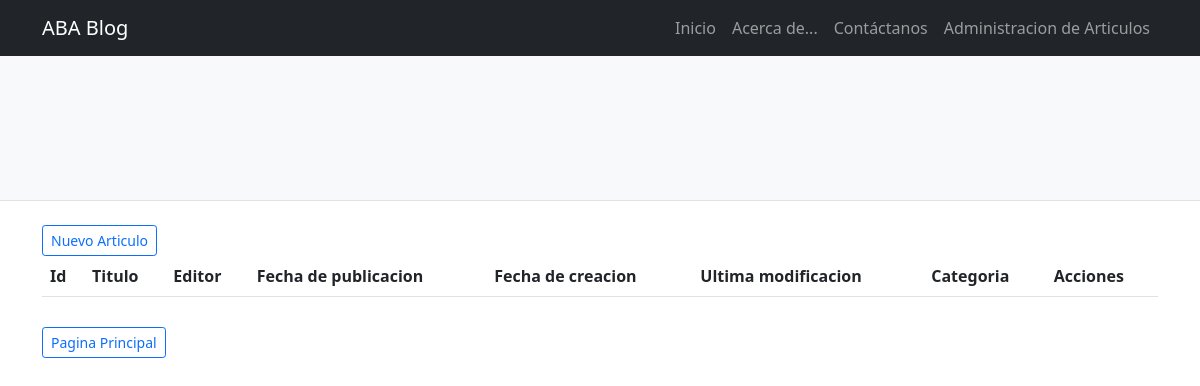
/buscar_por_categoria/, run on an earlier commit of the app's database.
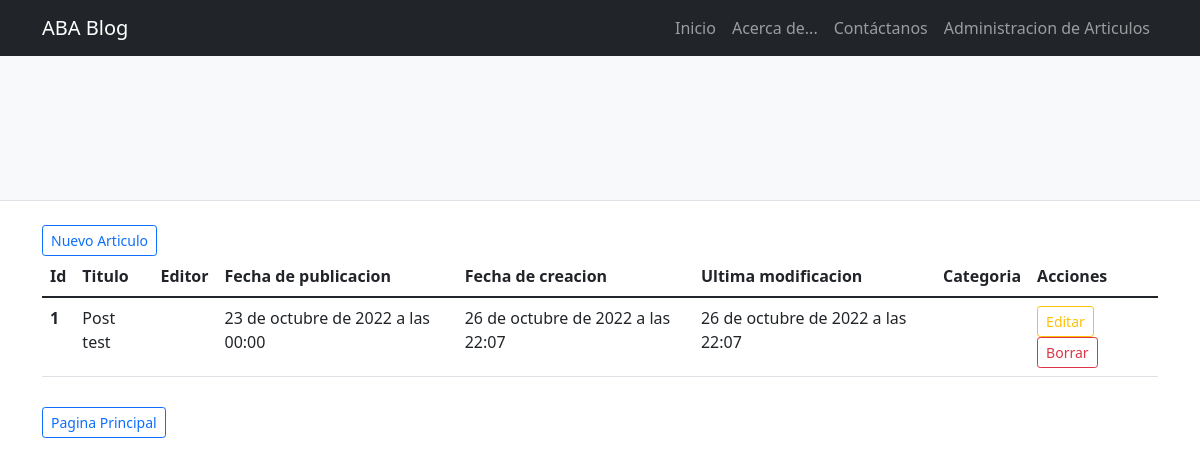
And on a later commit of the database.
### blog_portal/models.py (models this page shows)
class Article(models.Model):
    title = models.CharField(max_length=100)
    short_content = models.CharField(max_length=180)
    content = RichTextField()
    image = models.ImageField(upload_to="articles", null=True, blank=True)
    author = models.ForeignKey(Publisher, on_delete=models.DO_NOTHING)
    is_headline= models.BooleanField()
    date_created = models.DateTimeField(auto_now_add=True)
    date_updated = models.DateTimeField(auto_now=True)
    date_published = models.DateTimeField()
    category = models.ForeignKey(Category, on_delete=models.DO_NOTHING, default=1)

### blog_portal/views.py (the view)
# urls.py: path('buscar_por_categoria/',SearchPostByCategory, name="search-by-category-post"),
def SearchPostByCategory(request):
    qs = Article.objects.all()
    post_category = request.GET.get('post-category')
    if post_category != '' and post_category is not None:
        qs = qs.filter(category=post_category)
    context = {
        'queryset':qs
    }
    return render (request, "blog_portal/article_filter.html", context)

### blog_portal/models.py (called while the page is built)
    def __str__(self):
        return f"{self.name}"

### blog_portal/templates/blog_portal/article_filter.html
{% extends "blog_portal/base.html" %}
{% block portal %}
<main class="flex-shrink-0">
    <div class="container" style="margin-top: 1em;">
     <a type="button" href="{% url 'article-create' %}" class="btn btn-sm btn-outline-primary">Nuevo Articulo</a>
  <table class="table">
  <thead>
    <tr>
      <th scope="col">Id</th>
      <th scope="col">Titulo</th>
      <th scope="col">Editor</th>
      <th scope="col">Fecha de publicacion</th>
      <th scope="col">Fecha de creacion</th>
      <th scope="col">Ultima modificacion</th>
      <th scope="col">Categoria</th>
      <th scope="col">Acciones</th>
    </tr>
  </thead>
        <tbody>
          {%for article in queryset %}
            <tr>
            <th scope="row">{{article.id}}</th>
            <td>{{article.title}}</td>
            <td>{{article.author}}</td>
            <td>{{article.date_published}}</td>
            <td>{{article.date_created}}</td>
            <td>{{article.date_updated}}</td>
            <td>{{article.category}}</td>
            <td>
                <a type="button" href="{% url 'article-update' article.id %}" class="btn btn-sm btn-outline-warning">Editar</a>
                <a type="button" href="{% url 'article-delete' article.id %}" class="btn btn-sm btn-outline-danger">Borrar</a>
            </td>
            </tr>
          {% endfor %}
        </tbody>
    </table>
    <a type="button" href = "{% url 'main-page' %}" style="margin-top: 1em;" class="btn btn-sm btn-outline-primary" >Pagina Principal</a>
    </div>
  </main>
{% endblock %}

What changed in the data, as far as the page shows it:
added Article: id "1", title "Post test", date_published "23 de octubre de 2022 a las 00:00", date_created "26 de octubre de 2022 a las 22:07", date_updated "26 de octubre de 2022 a las 22:07"
